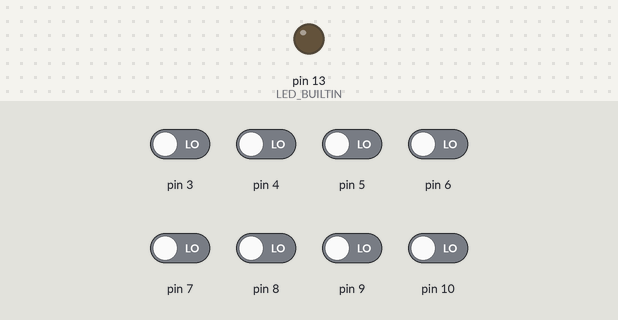
Simulated run of this sketch. Board: Arduino Uno, built with avr-gcc and run on an emulated ATmega328P. On the bench: output pins drawn as LEDs (lit = HIGH). The inputs (shaded band) are chosen by the test bench; at power-on: pin 3–10 LOW. What the sketch prints to the serial monitor is not drawn.

Above: at 0.1 s.
At 0.6 s:
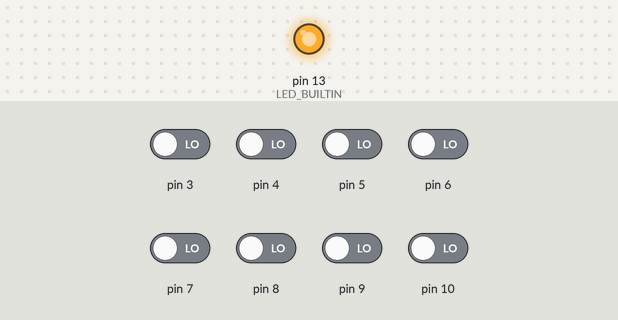
Timing chart, 0 to 12.0 s (numbered marks = the images above):
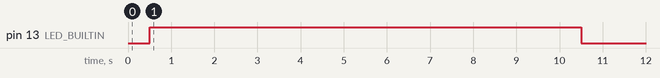

The sketch:

line_follower.ino
```cpp
#include <QTRSensors.h>

// This sketch uses eight RC QTR sensors, connected to digital pins
// SENSOR1 to SENSOR7 as defined below. The sensors' emitter control pin
// (CTRL or LEDON) can optionally be connected to digital pin LEDON,
// or can be left disconnected and remove the call to setEmitterPin().
//
// The setup phase of this example calibrates the sensors for ten seconds and
// turns on the Arduino's LED (usually on pin 13) while calibration is going
// on. During this phase, you should expose each reflectance sensor to the
// lightest and darkest readings they will encounter. For example, if you are
// making a line follower, you should slide the sensors across the line during
// the calibration phase so that each sensor can get a reading of how dark the
// line is and how light the ground is.  Improper calibration will result in
// poor readings.
//
// The main loop of the example reads the calibrated sensor values and uses
// them to estimate the position of a line. You can test this by taping a piece
// of 3/4" black electrical tape to a piece of white paper and sliding the
// sensor across it.
// It prints to the serial monitor a timestamp and the estimated location
// of the line as an integer number between 0 and 7000.
// 0 means the line is directly under sensor 0 or was last seen by sensor 0
// before being lost.
// 1000 means the line is directly under sensor 1,
// 2000 means directly under sensor 2, etc.
// 7000 means the line is directly under sensor 7 or was last seen by sensor 7
// before being lost.

// The commented out section prints also to the serial monitor the sensor values
// as integer numbers from 0 (maximum reflectance) to 1000 (minimum reflectance)

#define LEDON 2
#define SENSOR1 3
#define SENSOR2 4
#define SENSOR3 5
#define SENSOR4 6
#define SENSOR5 7
#define SENSOR6 8
#define SENSOR7 9
#define SENSOR8 10

QTRSensors qtr;

const bool VERBOSE = false;

const uint8_t SensorCount = 8;
uint16_t sensorValues[SensorCount];

void setup()
{
  // configure the sensors
  qtr.setTypeRC();
  qtr.setSensorPins((const uint8_t[]) {
    SENSOR1, SENSOR2, SENSOR3, SENSOR4, SENSOR5, SENSOR6, SENSOR7, SENSOR8
  }, SensorCount);

  // qtr.setEmitterPin(LEDON);

  delay(500);
  pinMode(LED_BUILTIN, OUTPUT);
  digitalWrite(LED_BUILTIN, HIGH); // turn on Arduino's LED to indicate we are in calibration mode

  // pinMode(LEDON, OUTPUT);
  // digitalWrite(LEDON, HIGH);

  // 2.5 ms RC read timeout (default) * 10 reads per calibrate() call
  // = ~25 ms per calibrate() call.
  // Call calibrate() 400 times to make calibration take about 10 seconds.
  for (uint16_t i = 0; i < 400; i++)
  {
    qtr.calibrate();
  }
  digitalWrite(LED_BUILTIN, LOW); // turn off Arduino's LED to indicate we are through with calibration


  Serial.begin(9600);
  if (VERBOSE)
  {
    // print the calibration minimum values measured when emitters were on
    for (uint8_t i = 0; i < SensorCount; i++)
    {
      Serial.print(qtr.calibrationOn.minimum[i]);
      Serial.print(' ');
    }
    Serial.println();

    // print the calibration maximum values measured when emitters were on
    for (uint8_t i = 0; i < SensorCount; i++)
    {
      Serial.print(qtr.calibrationOn.maximum[i]);
      Serial.print(' ');
    }
    Serial.println();
    Serial.println();
  }
  delay(1000);
}

void loop()
{
  // read calibrated sensor values and obtain a measure of the line position
  // from 0 to 7000 (for a black line, use readLineBlack(), for white line, use readLineWhite()instead)

  // digitalWrite(LEDON, HIGH);

  uint16_t position = qtr.readLineWhite(sensorValues);

  // digitalWrite(LEDON, LOW);

  Serial.print("E:");
  Serial.print(millis());
  Serial.print('\t');
  Serial.println(position);

  double position_mm;
  char position_mm_char[10];

  if (VERBOSE)
  {
    // print the sensor values as numbers from 0 to 1000, where 0 means maximum
    // reflectance and 1000 means minimum reflectance

    for (uint8_t i = 0; i < SensorCount; i++)
    {
      Serial.print(sensorValues[i]);
      Serial.print('\t');
    }
    Serial.print('\t');
    // Print the line position in mm
    position_mm = ((int)position - 3500) * 9.525 / 1000;
    dtostrf(position_mm, 6, 2, position_mm_char);
    Serial.print("Error: ");
    Serial.print(position_mm_char);
    Serial.println(" mm");
  }

  delay(250);
}
```
